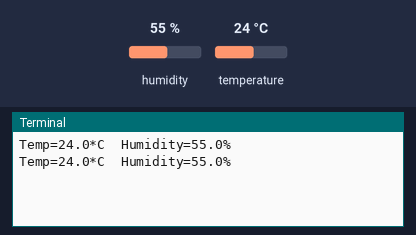
A program run on a simulated Raspberry Pi (BCM pin numbers). Shown: the last lines printed to the terminal. The test bench sets the inputs (shaded band); at power-on: humidity 55 %, temperature 24 °C.

Above: at 1.2 s.
1.3 s: humidity set to 22 %
At 2.0 s:
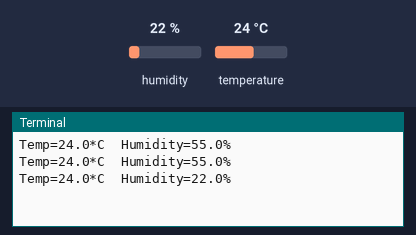
2.8 s: temperature set to 12 °C
At 3.6 s:
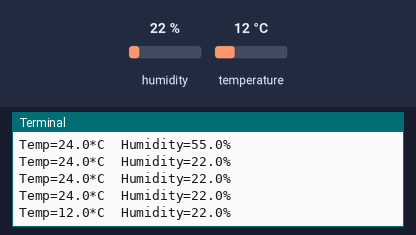
4.3 s: humidity set to 40 %
At 4.3 s:
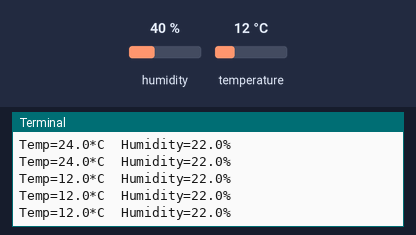
Timing chart, 0 to 7.3 s (numbered marks = the images above; inputs shaded):
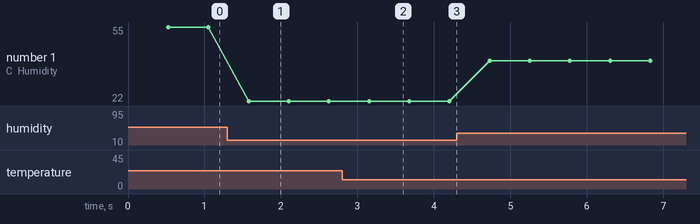

Measured:
- after the input at 1.3 s, the terminal: prints a new line after 0.28 s (image 1)
- after the input at 2.8 s, the terminal: prints a new line after 0.35 s (image 2)
- plotted number 1: 55 → 22 after the input at 1.3 s, 22 → 40 after the input at 4.3 s

The program:

DHT11.py
```python
import Adafruit_DHT
#vcc->3.3
#GND->GND
#DATA->GPIO.17(physic pi: 11)
#website: https://www.cnblogs.com/hilary0614/p/dht11.html(see the pin number)

# Set sensor type : Options are DHT11,DHT22 or AM2302

#problem u may meet

#use Adafruit library, install the library first,
#then if u are 4B use may need to change the platform_detect.py
#then install this library.
#may meet the problem with set up, just google it.
sensor=Adafruit_DHT.DHT11

# Set GPIO sensor is connected to
#pay attentaion here it is a gpio number not physic pin number
#https://datasheets.raspberrypi.com/rpi4/raspberry-pi-4-reduced-schematics.pdf
gpio=17


# Use read_retry method. This will retry up to 15 times to
# get a sensor reading (waiting 2 seconds between each retry).
while True:
    humidity, temperature = Adafruit_DHT.read_retry(sensor, gpio)

    # Reading the DHT11 is very sensitive to timings and occasionally
    # the Pi might fail to get a valid reading. So check if readings are valid.
    if humidity is not None and temperature is not None:
        print('Temp={0:0.1f}*C  Humidity={1:0.1f}%'.format(temperature, humidity))
    else:
        print('Failed to get reading. Try again!')
```
